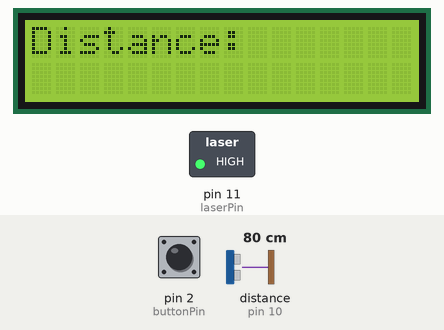
Simulated run of this sketch. Board: Arduino Uno, built with avr-gcc and run on an emulated ATmega328P. Parts: 16×2 character LCD, switched loads named in the sketch (green lamp = pin HIGH). Inputs (shaded band) come from the test bench; at power-on: pin 2 (buttonPin) HIGH, distance to the obstacle (sensor on pin 10) 80 cm. The echo pulse lasts 58.3 µs per cm; the local clock reads 2024-03-15 10:24:30 at power-on unless the sketch sets it; pins used as bus, display or sensor lines are not drawn; what the sketch prints to the serial monitor is not drawn.

Above: at 1.3 s.
1.4 s: pin 2 (buttonPin) pulled LOW for 0.15 s
At 2.4 s:
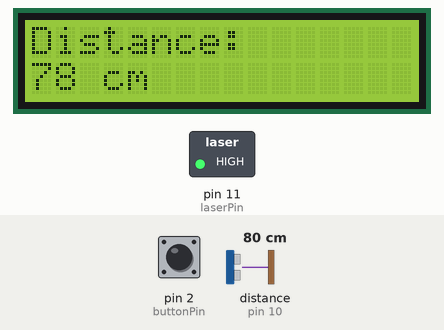
Timing chart, 0 to 4.4 s (numbered marks = the images above; inputs shaded):
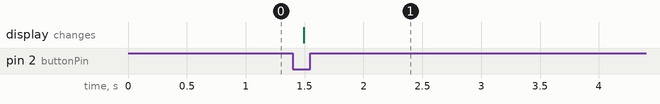

Measured:
- after the input at 1.4 s, the display: changes after 0.09 s (image 1)

The sketch:

arduino_nano.ino
```cpp
#include <Wire.h>
#include <LiquidCrystal_I2C.h>
#include <RTClib.h>

LiquidCrystal_I2C lcd(0x27, 16, 2);
RTC_DS3231 rtc;
const int trigPin = 9;
const int echoPin = 10;
const int laserPin = 11;
const int buttonPin = 2;

// Variabel global
int distance;
char currentTime[9];
char currentDate[11];
char currentDay[10];

int lastButtonState = HIGH;
int currentButtonState;
unsigned long lastDebounceTime = 0;
unsigned long debounceDelay = 50;

void setup() {
  pinMode(trigPin, OUTPUT);
  pinMode(echoPin, INPUT);
  pinMode(laserPin, OUTPUT);
  digitalWrite(laserPin, HIGH); // Turn on laser permanently
  pinMode(buttonPin, INPUT_PULLUP);

  Serial.begin(9600);
  lcd.init();
  lcd.backlight();
  lcd.setCursor(0, 0);
  lcd.print("Distance:");

  // Initialize RTC
  if (!rtc.begin()) {
    Serial.println("Couldn't find RTC");
    while (1); // If RTC is not found, display message and stop
  }

  if (rtc.lostPower()) {
    Serial.println("RTC lost power, let's set the time!");
    rtc.adjust(DateTime(F(__DATE__), F(__TIME__)));
    // // Set RTC time manually (example: 2nd August 2024, 22:07:00)
    // rtc.adjust(DateTime(2024, 8, 10, 13, 35, 15)); // set time manually
  }

  // Test RTC
  DateTime testNow = rtc.now();
  Serial.print("Current time: ");
  Serial.print(testNow.hour());
  Serial.print(":");
  Serial.print(testNow.minute());
  Serial.print(":");
  Serial.print(testNow.second());
  Serial.print(" ");
  Serial.print(testNow.day());
  Serial.print("/");
  Serial.print(testNow.month());
  Serial.print("/");
  Serial.print(testNow.year());
  Serial.println();

  // Send PLX-DAQ headers to Serial Monitor
  Serial.println("CLEARDATA");
  Serial.println("LABEL,Time,Date,Day,Distance (cm)");
  Serial.println("RESETTIMER");
}

void loop() {
  // Read the state of the button and debounce
  int reading = digitalRead(buttonPin);
  if (reading != lastButtonState) {
    lastDebounceTime = millis();
  }
  if (millis() - lastDebounceTime > debounceDelay) {
    if (reading != currentButtonState) {
      currentButtonState = reading;
      if (currentButtonState == LOW) {
        digitalWrite(trigPin, LOW);
        delayMicroseconds(2);
        digitalWrite(trigPin, HIGH);
        delayMicroseconds(10);
        digitalWrite(trigPin, LOW);

        long duration = pulseIn(echoPin, HIGH);

        // Convert duration to distance
        distance = duration * 0.03378/ 2;

        // get time and date from RTC
        DateTime now = rtc.now();
        sprintf(currentTime, "%02d:%02d:%02d", now.hour(), now.minute(), now.second());
        sprintf(currentDate, "%04d-%02d-%02d", now.year(), now.month(), now.day());
        sprintf(currentDay, "%s", dayStr(now.dayOfTheWeek()));

        // Debugging
        Serial.print("Current time: ");
        Serial.print(currentTime);
        Serial.print(", ");
        Serial.print(currentDate);
        Serial.print(", ");
        Serial.print(currentDay);
        Serial.print(", Distance: ");
        Serial.println(distance);

        // Display distance on LCD
        lcd.setCursor(0, 1);
        lcd.print("       ");
        lcd.setCursor(0, 1);
        lcd.print(distance);
        lcd.print(" cm");

        // send data to plx
        Serial.print("DATA,");
        Serial.print(currentTime);
        Serial.print(",");
        Serial.print(" ");
        Serial.print(currentDate);
        Serial.print(",");
        Serial.print(" ");
        Serial.print(currentDay);
        Serial.print(",");
        Serial.print(" ");
        Serial.println(distance);
        delay(500);
      }
    }
  }
  lastButtonState = reading;
}
// Function to convert day of the week to string
const char* dayStr(int dayOfTheWeek) {
  switch (dayOfTheWeek) {
    case 0: return "Sunday";
    case 1: return "Monday";
    case 2: return "Tuesday";
    case 3: return "Wednesday";
    case 4: return "Thursday";
    case 5: return "Friday";
    case 6: return "Saturday";
    default: return "Unknown";
  }
}
```
